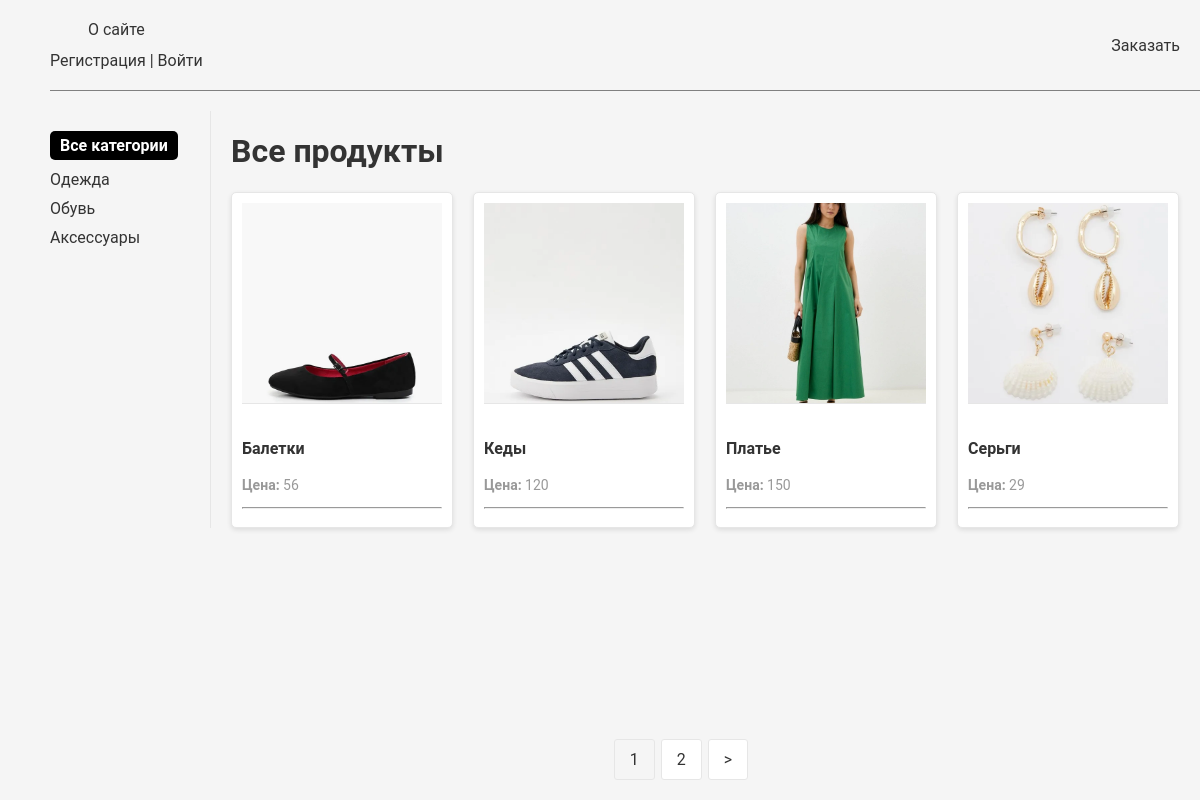
Screenshot of /products/ with the database file from the repository.
### catalog/models.py (models this page shows, shortened)
class Category(models.Model):
    name = models.CharField(max_length=50)
    slug = models.SlugField(max_length=255, unique=True, db_index=True, verbose_name="URL")
    class Meta:
        ordering = ['name']
    def get_absolute_url(self):
        return reverse('catalog:cat_products', kwargs={'cat_slug': self.slug})

class Products(models.Model):
    name = models.CharField(max_length=60)
    price = models.IntegerField(default=0)
    category = models.ForeignKey(Category, on_delete=models.CASCADE, default=1)
    description = models.CharField(max_length=250, default='', blank=True, null=True)
    image = models.ImageField(upload_to='uploads/products/%Y/%m/%d/')
    quantity = models.IntegerField(default=0)
    slug = models.SlugField(max_length=255, unique=True, db_index=True, verbose_name="URL")
    class Meta:
        ordering = ['name']

### catalog/views.py (the view)
# urls.py: path('', Product.as_view(), name='products'),
class Product(DataMixin, ListView):
    model = Products
    template_name = 'catalog/products.html'
    context_object_name = 'products'
    def get_queryset(self):
        cat_slug = self.kwargs.get('cat_slug')
        if cat_slug:
            return Products.objects.filter(category__slug=cat_slug)
        else:
            return Products.objects.all()
    def get_context_data(self, *, object_list=None, **kwargs):
        context = super().get_context_data(**kwargs)
        cat_slug = self.kwargs.get('cat_slug')
        if cat_slug:
            category = Category.objects.filter(slug=cat_slug).first()
            cat_selected = category.id if category else 0
            c_def = self.get_user_context(title='Категория - ' + str(category.name), cat_selected=cat_selected)
        else:
            c_def = self.get_user_context(title='Все продукты', cat_selected=0)
        context.update(c_def)
        return context

### users/utils.py (called while the page is built)
    def get_user_context(self, **kwargs):
        context = kwargs
        cats = Category.objects.annotate(Count('products'))
        user_menu = menu.copy()
        context['menu'] = user_menu
        context['cats'] = cats
        if 'cat_selected' not in context:
            context['cat_selected'] = 0
        return context

    def get_context_data(self, *, object_list=None, **kwargs):
        context = super().get_context_data(**kwargs)
        c_def = self.get_user_context(title="Список заказов")
        context.update(c_def)
        return context

### catalog/templates/catalog/products.html
{% extends 'users/base.html' %}
{% block content %}
<h1>{{title}}</h1>
<ul class="product-list">
         {% for p in products %}
         <li>
                    <a href="{% url 'catalog:one_product' p.slug %}" class="product-title">
                        <img src="{{ p.image.url }}" class="product-image">
                    </a>
                   <h3> <a href="{% url 'catalog:one_product' p.slug %}" class="product-title">{{p.name}}</a></h3>
                    <p class="product-price"><strong>Цена:</strong> {{ p.price }}</p>
                   <hr>
         </li>
         {% endfor %}
</ul>
{% endblock %}

### users/templates/users/base.html (shortened to what this page needs)
{% load static %}
<!DOCTYPE html>
<html>
<head>
    <link rel="stylesheet" href="{% static 'css/styles.css' %}">
</head>
<body>
<table class="table-page" border="0" cellpadding="0" cellspacing="0">
    <tr>
        <td valign="top" class="categories">
            {% block mainmenu %}
            <ul id="mainmenu" class="mainmenu">
                <div class="mainmenu__about">
                    {% for m in menu %}
                    <li><a href="{% url 'users:'|add:m.url_name %}">{{m.title}}</a></li>
                    {% endfor %}
                    {% if request.user.is_authenticated %}
                    <li class="last"> {{user.username}} | <a href="{% url 'users:logout' %}">Выйти</a></li>
                    {% else %}
                    <li class="last"><a href="{% url 'users:register' %}">Регистрация</a> | <a href="{% url 'users:login' %}">Войти</a> </li>
                    {% endif %}
                </div>
                <li><a href="{% url 'orders:create_order' %}">Заказать</a>
                </li>
            </ul>
            {% endblock mainmenu %}
            <table class="table-content" border=0 cellpadding="0" cellspacing="0">
                <tr>
                    <td valign="top" class="left-chapters">
                        <ul id="leftchapters">
                            {% if request.resolver_match.url_name == 'products' and cat_selected == 0 %}
                                <li class="selected">Все категории</li>
                            {% else %}
                                <li><a href="{% url 'catalog:products' %}">Все категории</a></li>
                            {% endif %}
                            {% for c in cats %}
                                {% if c.products__count > 0 %}
                                {% if c.pk == cat_selected %}
                                <li class="selected">{{c.name}}</li>
                                {% else %}
                                <li><a href="{{ c.get_absolute_url }}">{{c.name}}</a></li>
                                {% endif %}
                                {% endif %}
                            {% endfor %}
                        </ul>
                    </td>
                    <td valign="top" class="content">
                        <div class="content-text">
                            {% block content %}
                            {% endblock %}
                            {% if page_obj.has_other_pages %}
                            <nav class="pagination-nav">
                                <ul class="pagination">
                                    {% for p in page_obj.paginator.page_range %}
                                    {% if page_obj.number == p %}
                                    <li class="page-num page-num-selected">{{ p }}</li>
                                    {% elif p >= page_obj.number|add:-2 and p <= page_obj.number|add:2 %}
                                    <li class="page-num">
                                        <a href="?page={{ p }}" class="page-link">{{ p }}</a>
                                    </li>
                                    {% endif %}
                                    {% endfor %}
                                    {% if page_obj.has_next %}
                                    <li class="page-num">
                                        <a href="?page={{ page_obj.next_page_number }}" class="page-link">&gt;</a>
                                    </li>
                                    {% endif %}
                                </ul>
                            </nav>
                            {% endif %}
                        </div>
                    </td>
                </tr>
            </table>
        </td>
    </tr>
</table>
</body>
</html>

### static/css/styles.css (style rules this page uses)
body { font-family: 'Roboto', Arial, sans-serif; background-color: #f5f5f5; margin: 0; padding: 0; color: #333; }
ul { list-style: none; padding: 0; margin: 0; }
a { text-decoration: none; color: #333; transition: color 0.3s ease; }
.table-page { width: 100%; }
.mainmenu { padding: 20px 0; display: flex; align-items: center; justify-content: space-between; border-bottom: 1px solid gray; }
.mainmenu__about { display: flex; flex-direction: column; }
.mainmenu__about li:first-child { margin-bottom: 12px; }
#mainmenu { text-align: center; margin-bottom: 20px; }
#mainmenu li { display: inline-block; margin-right: 20px; }
#mainmenu li.last { margin-right: 0; }
#mainmenu li a { font-size: 16px; color: #333; }
.categories { padding-left: 50px; }
.left-chapters { width: 150px; padding-right: 10px; border-right: 1px solid #e6e6e6; margin-left: 20px; }
#leftchapters { margin-top: 20px; }
#leftchapters li { font-size: 16px; color: #333; margin-bottom: 10px; cursor: pointer; }
#leftchapters li.selected { font-weight: bold; border-radius: 5px; color: #666; background-color: #000; color: #fff; padding: 5px 10px; display: inline-block; }
.table-content { padding-bottom: 20px; }
.content { padding-left: 20px; }
.content-text { margin-top: 20px; }
.product-list { list-style: none; margin: 0; padding: 0; display: flex; flex-wrap: wrap; gap: 20px; }
.product-list li { background-color: #fff; border: 1px solid #e6e6e6; border-radius: 5px; padding: 10px; width: 200px; box-shadow: 0 2px 5px rgba(0, 0, 0, 0.1); }
.product-image { width: 100%; height: 200px; object-fit: cover; border-bottom: 1px solid #e6e6e6; margin-bottom: 10px; }
.product-title { font-size: 16px; font-weight: bold; color: #333; margin: 0 0 10px; text-decoration: none; }
.product-price { font-size: 14px; color: #999; }
.pagination-nav { display: flex; justify-content: center; position: fixed; bottom: 10px; width: 75%; padding: 10px 0; z-index: 1000; }
.pagination { list-style: none; display: flex; padding: 0; margin: 0; }
.page-num { margin: 0 3px; }
.page-link { display: block; padding: 10px 15px; text-decoration: none; color: #333; background-color: #fff; border: 1px solid #e6e6e6; border-radius: 3px; transition: background-color 0.3s ease, color 0.3s ease; }
.page-num-selected { padding: 10px 15px; color: #333; background-color: #f5f5f5; border: 1px solid #e6e6e6; border-radius: 3px; }

### rows the page displays
Category: name "Одежда"
Category: name "Обувь"
Category: name "Аксессуары"
Products: image (picture), name "Балетки", price "56"
Products: image (picture), name "Кеды", price "120"
Products: image (picture), name "Платье", price "150"
Products: image (picture), name "Серьги", price "29"

### other values shown
{{ m.title }} "О сайте"
{{ title }} "Все продукты"
{{ p }} "1"
{{ p }} "2"
